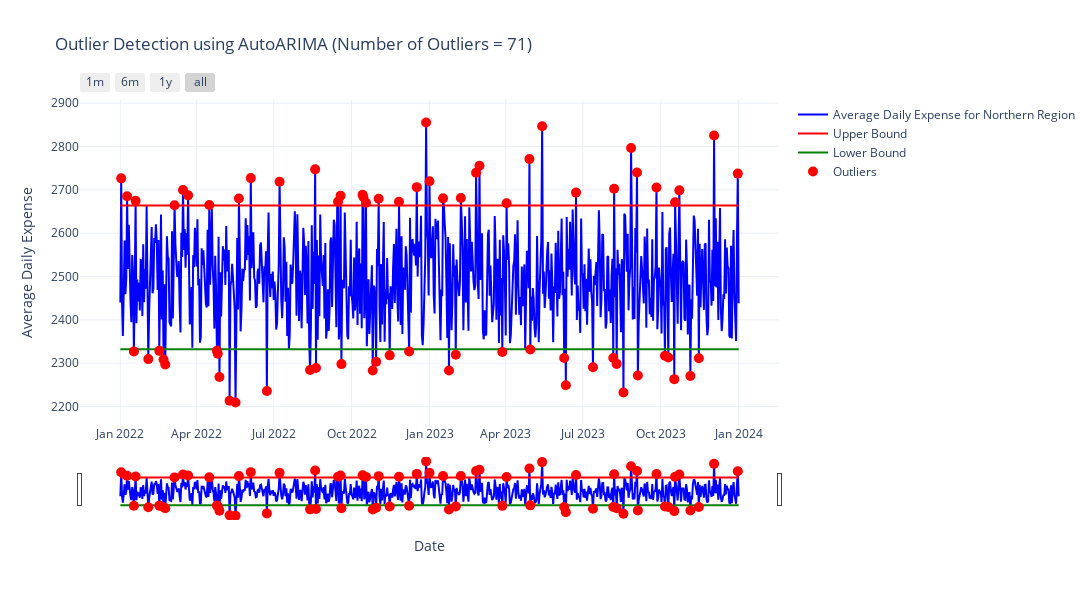

Notebook source saved alongside this figure:
### Markdown cell above
### 6. Generating interactive graphs using Plotly

### Code cell
trace1 = go.Scatter(
    x=output.index,
    y=output["metric"],
    mode="lines",
    name=f"Average Daily Expense for {region}",
    line=dict(color="blue"),
)
trace2 = go.Scatter(
    x=output.index,
    y=output["upper"],
    mode="lines",
    name="Upper Bound",
    line=dict(color="red"),
)
trace3 = go.Scatter(
    x=output.index,
    y=output["lower"],
    mode="lines",
    name="Lower Bound",
    line=dict(color="green"),
)
outlier_indices = output[output["outlier"]].index
trace4 = go.Scatter(
    x=outlier_indices,
    y=output.loc[outlier_indices, "metric"],
    mode="markers",
    name="Outliers",
    marker=dict(color="red", size=10),
)
layout = go.Layout(
    title=f"Outlier Detection using AutoARIMA\n(Number of Outliers = {len(output[output['outlier']])})",
    xaxis=dict(
        title="Date",
        rangeselector=dict(
            buttons=list(
                [
                    dict(count=1, label="1m", step="month", stepmode="backward"),
                    dict(count=6, label="6m", step="month", stepmode="backward"),
                    dict(count=1, label="1y", step="year", stepmode="backward"),
                    dict(step="all"),
                ]
            )
        ),
        rangeslider=dict(visible=True),
        type="date",
    ),
    yaxis=dict(title="Average Daily Expense"),
    template="plotly_white",  # Change the theme to light (plotly_white)
)
fig = go.Figure(data=[trace1, trace2, trace3, trace4], layout=layout)
fig.update_layout(width=1100, height=600)
fig.show()

### Figure 1 — Plotly figure (JSON) as saved in the notebook; plotly's stock layout.template omitted (floating-point values rounded to 4 significant figures; data arrays with more than 128 entries replaced by an {"elided": "..."} marker saying what was removed)
{"data": [{"line": {"color": "blue"}, "mode": "lines", "name": "Average Daily Expense for Northern Region", "type": "scatter", "x": {"elided": "731 str values"}, "y": {"elided": "731 float values"}}, {"line": {"color": "red"}, "mode": "lines", "name": "Upper Bound", "type": "scatter", "x": {"elided": "731 str values"}, "y": {"elided": "731 float values"}}, {"line": {"color": "green"}, "mode": "lines", "name": "Lower Bound", "type": "scatter", "x": {"elided": "731 str values"}, "y": {"elided": "731 float values"}}, {"marker": {"color": "red", "size": 10}, "mode": "markers", "name": "Outliers", "type": "scatter", "x": ["2022-01-02T00:00:00", "2022-01-09T00:00:00", "2022-01-17T00:00:00", "2022-01-19T00:00:00", "2022-02-03T00:00:00", "2022-02-16T00:00:00", "2022-02-21T00:00:00", "2022-02-23T00:00:00", "2022-03-06T00:00:00", "2022-03-16T00:00:00", "2022-03-22T00:00:00", "2022-04-16T00:00:00", "2022-04-25T00:00:00", "2022-04-26T00:00:00", "2022-04-28T00:00:00", "2022-05-10T00:00:00", "2022-05-17T00:00:00", "2022-05-21T00:00:00", "2022-06-04T00:00:00", "2022-06-23T00:00:00", "2022-07-08T00:00:00", "2022-08-13T00:00:00", "2022-08-19T00:00:00", "2022-08-20T00:00:00", "2022-09-15T00:00:00", "2022-09-18T00:00:00", "2022-09-19T00:00:00", "2022-10-14T00:00:00", "2022-10-15T00:00:00", "2022-10-18T00:00:00", "2022-10-26T00:00:00", "2022-10-30T00:00:00", "2022-11-02T00:00:00", "2022-11-15T00:00:00", "2022-11-26T00:00:00", "2022-12-08T00:00:00", "2022-12-17T00:00:00", "2022-12-28T00:00:00", "2023-01-01T00:00:00", "2023-01-17T00:00:00", "2023-01-24T00:00:00", "2023-02-01T00:00:00", "2023-02-07T00:00:00", "2023-02-25T00:00:00", "2023-03-01T00:00:00", "2023-03-28T00:00:00", "2023-04-02T00:00:00", "2023-04-29T00:00:00", "2023-04-30T00:00:00", "2023-05-14T00:00:00", "2023-06-09T00:00:00", "2023-06-11T00:00:00", "2023-06-23T00:00:00", "2023-07-13T00:00:00", "2023-08-06T00:00:00", "2023-08-07T00:00:00", "2023-08-10T00:00:00", "2023-08-18T00:00:00", "2023-08-27T00:00:00", "2023-09-03T00:00:00", "2023-09-04T00:00:00", "2023-09-26T00:00:00", "2023-10-06T00:00:00", "2023-10-10T00:00:00", "2023-10-17T00:00:00", "2023-10-18T00:00:00", "2023-10-23T00:00:00", "2023-11-05T00:00:00", "2023-11-15T00:00:00", "2023-12-03T00:00:00", "2023-12-31T00:00:00"], "y": [2727.0, 2685.0, 2327.0, 2675.0, 2309.0, 2328.0, 2308.0, 2297.0, 2665.0, 2700.0, 2687.0, 2665.0, 2329.0, 2322.0, 2268.0, 2213.0, 2209.0, 2680.0, 2727.0, 2236.0, 2719.0, 2284.0, 2747.0, 2289.0, 2673.0, 2687.0, 2298.0, 2689.0, 2683.0, 2670.0, 2283.0, 2303.0, 2679.0, 2318.0, 2673.0, 2327.0, 2706.0, 2855.0, 2720.0, 2680.0, 2283.0, 2319.0, 2681.0, 2740.0, 2755.0, 2326.0, 2669.0, 2771.0, 2332.0, 2847.0, 2312.0, 2249.0, 2694.0, 2290.0, 2312.0, 2703.0, 2298.0, 2232.0, 2797.0, 2740.0, 2272.0, 2706.0, 2317.0, 2313.0, 2263.0, 2671.0, 2699.0, 2270.0, 2311.0, 2826.0, 2737.0]}], "layout": {"height": 600, "title": {"text": "Outlier Detection using AutoARIMA\n(Number of Outliers = 71)"}, "width": 1100, "xaxis": {"rangeselector": {"buttons": [{"count": 1, "label": "1m", "step": "month", "stepmode": "backward"}, {"count": 6, "label": "6m", "step": "month", "stepmode": "backward"}, {"count": 1, "label": "1y", "step": "year", "stepmode": "backward"}, {"step": "all"}]}, "rangeslider": {"visible": true}, "title": {"text": "Date"}, "type": "date"}, "yaxis": {"title": {"text": "Average Daily Expense"}}}}
